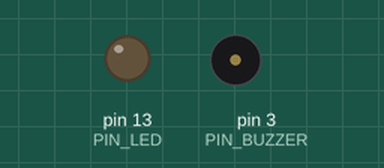
Simulated run of this sketch. Board: Arduino Uno, built with avr-gcc and run on an emulated ATmega328P. Parts: output pins drawn as LEDs (lit = HIGH), buzzer (waves = sounding, pin HIGH). Dashed ring = blinking.

Above: at 0.1 s.
At 2.88 s:
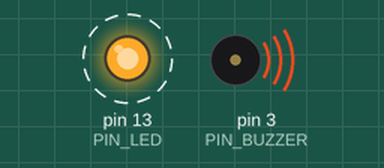
Timing chart, 0 to 3.2 s (numbered marks = the images above):
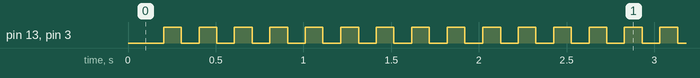

Measured:
- by itself, pin 13 (PIN_LED), pin 3 (PIN_BUZZER): alternates HIGH for 0.10 s and LOW for 0.10 s

The sketch:

main.ino
```cpp
/**
 * @file    main.ino
 * @author  Filippo Graziani
 * @date    11/03/2024
 * @brief   A sample code for the active buzzer (KY012)
 * Connections:
 * Sensor       -----       Arduino Uno
 * -                        GND
 * [no label]               N.C.
 * +                        D3
 */

#include "Arduino.h"
#include <stdint.h>

#define     PIN_BUZZER              (3)
#define     PIN_LED                 (LED_BUILTIN)

/**
 * @brief   Setup function.
 * @par     Description
 * Setting of the Arduino's pins and the serial port.
 * @return  Nothing.
 */
void
setup ()
{
    Serial.begin(9600);

    while (!Serial)
    {
        /* Do nothing */
    }

    pinMode(PIN_LED, OUTPUT);
    pinMode(PIN_BUZZER, OUTPUT);
}   /* setup() */

/**
 * @brief   Loop function.
 * @par     Description
 * Turning on and off the buzzer.
 * @return  Nothing.
 */
void
loop ()
{
    static uint32_t prev_time(millis());
    static uint32_t status(0);

    if ((millis() - prev_time) > 100)
    {
        digitalWrite(PIN_BUZZER, status);
        digitalWrite(PIN_LED, status);
        status = ~status;

        prev_time = millis();
    }
}   /* loop() */


/*** End of file ***/
```
